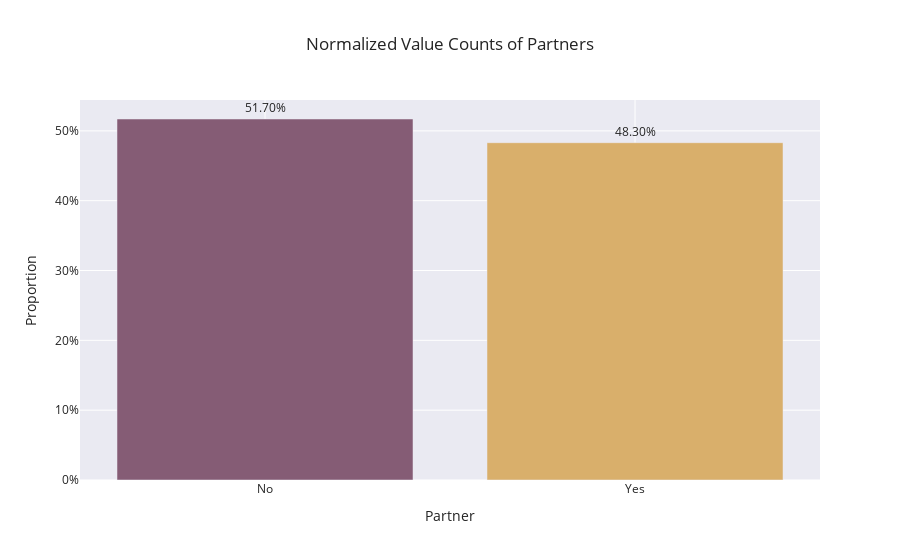

The code cell stored with this chart in its notebook:
### Code cell
# Rename columns for clarity
patner_counts.columns = ['Partner', 'Percentage']

# Create a bar chart
fig = px.bar(
    patner_counts,
    x='Partner',
    y='Percentage',
    title='Normalized Value Counts of Partners',
    text='Percentage',
    labels={'Percentage': 'Proportion'},
    color='Partner',
    color_discrete_sequence=px.colors.qualitative.Antique
)

# Update layout for better readability
fig.update_traces(texttemplate='%{text:.2%}', textposition='outside')
fig.update_layout(
    yaxis_tickformat=".0%",
    xaxis_title="Partner",
    yaxis_title="Proportion",
    template="ggplot2+seaborn",
    showlegend=False

)

fig.show()

### Figure 1 — Plotly figure (JSON) as saved in the notebook; plotly's stock layout.template omitted (floating-point values rounded to 4 significant figures)
{"data": [{"alignmentgroup": "True", "hovertemplate": "Partner=%{x}<br>Proportion=%{text}<extra></extra>", "legendgroup": "No", "marker": {"color": "rgb(133, 92, 117)", "pattern": {"shape": ""}}, "name": "No", "offsetgroup": "No", "orientation": "v", "showlegend": true, "text": [0.517], "textposition": "outside", "texttemplate": "%{text:.2%}", "type": "bar", "x": ["No"], "xaxis": "x", "y": [0.517], "yaxis": "y"}, {"alignmentgroup": "True", "hovertemplate": "Partner=%{x}<br>Proportion=%{text}<extra></extra>", "legendgroup": "Yes", "marker": {"color": "rgb(217, 175, 107)", "pattern": {"shape": ""}}, "name": "Yes", "offsetgroup": "Yes", "orientation": "v", "showlegend": true, "text": [0.483], "textposition": "outside", "texttemplate": "%{text:.2%}", "type": "bar", "x": ["Yes"], "xaxis": "x", "y": [0.483], "yaxis": "y"}], "layout": {"barmode": "relative", "legend": {"title": {"text": "Partner"}, "tracegroupgap": 0}, "showlegend": false, "title": {"text": "Normalized Value Counts of Partners"}, "xaxis": {"anchor": "y", "categoryarray": ["No", "Yes"], "categoryorder": "array", "domain": [0, 1], "title": {"text": "Partner"}}, "yaxis": {"anchor": "x", "domain": [0, 1], "tickformat": ".0%", "title": {"text": "Proportion"}}}}
